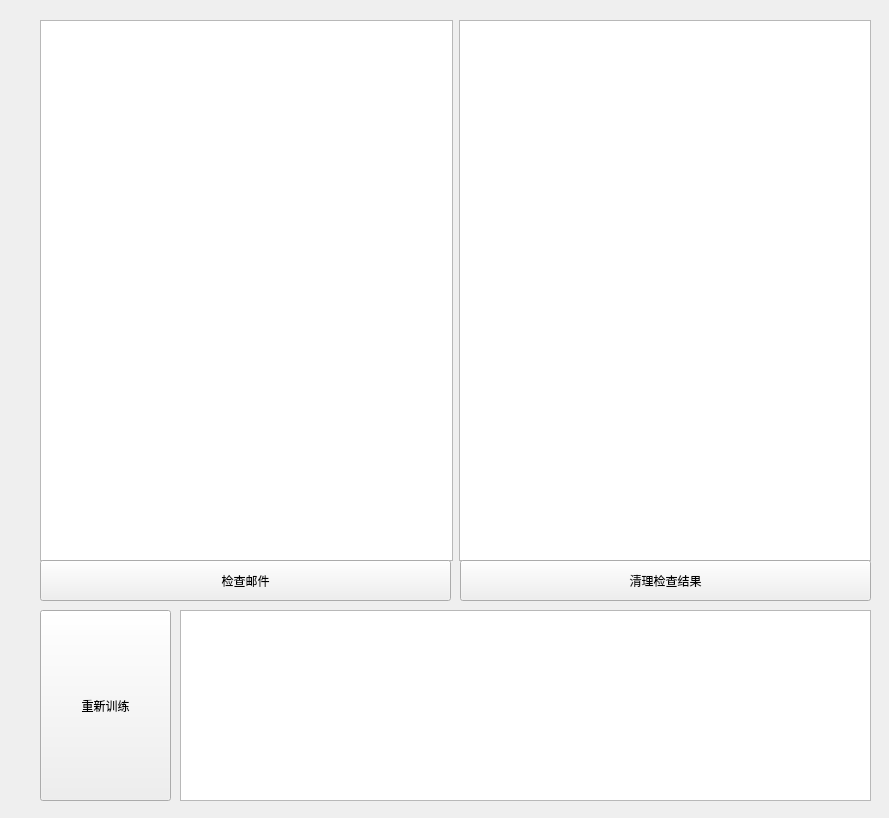
<?xml version="1.0" encoding="UTF-8"?>
<ui version="4.0">
 <class>main</class>
 <widget class="QWidget" name="main">
  <property name="geometry">
   <rect>
    <x>0</x>
    <y>0</y>
    <width>889</width>
    <height>818</height>
   </rect>
  </property>
  <property name="windowTitle">
   <string>Form</string>
  </property>
  <widget class="QWidget" name="horizontalLayoutWidget">
   <property name="geometry">
    <rect>
     <x>40</x>
     <y>20</y>
     <width>831</width>
     <height>541</height>
    </rect>
   </property>
   <layout class="QHBoxLayout" name="horizontalLayout">
    <item>
     <widget class="QPlainTextEdit" name="emailText"/>
    </item>
    <item>
     <widget class="QPlainTextEdit" name="checkResultText">
      <property name="readOnly">
       <bool>true</bool>
      </property>
     </widget>
    </item>
   </layout>
  </widget>
  <widget class="QPushButton" name="checkButton">
   <property name="geometry">
    <rect>
     <x>40</x>
     <y>560</y>
     <width>411</width>
     <height>41</height>
    </rect>
   </property>
   <property name="text">
    <string>检查邮件</string>
   </property>
  </widget>
  <widget class="QPushButton" name="clearButton">
   <property name="geometry">
    <rect>
     <x>460</x>
     <y>560</y>
     <width>411</width>
     <height>41</height>
    </rect>
   </property>
   <property name="text">
    <string>清理检查结果</string>
   </property>
  </widget>
  <widget class="QPushButton" name="reTrainButton">
   <property name="geometry">
    <rect>
     <x>40</x>
     <y>610</y>
     <width>131</width>
     <height>191</height>
    </rect>
   </property>
   <property name="text">
    <string>重新训练</string>
   </property>
  </widget>
  <widget class="QTextEdit" name="trainResultText">
   <property name="geometry">
    <rect>
     <x>180</x>
     <y>610</y>
     <width>691</width>
     <height>191</height>
    </rect>
   </property>
   <property name="readOnly">
    <bool>true</bool>
   </property>
  </widget>
 </widget>
 <resources/>
 <connections/>
</ui>
